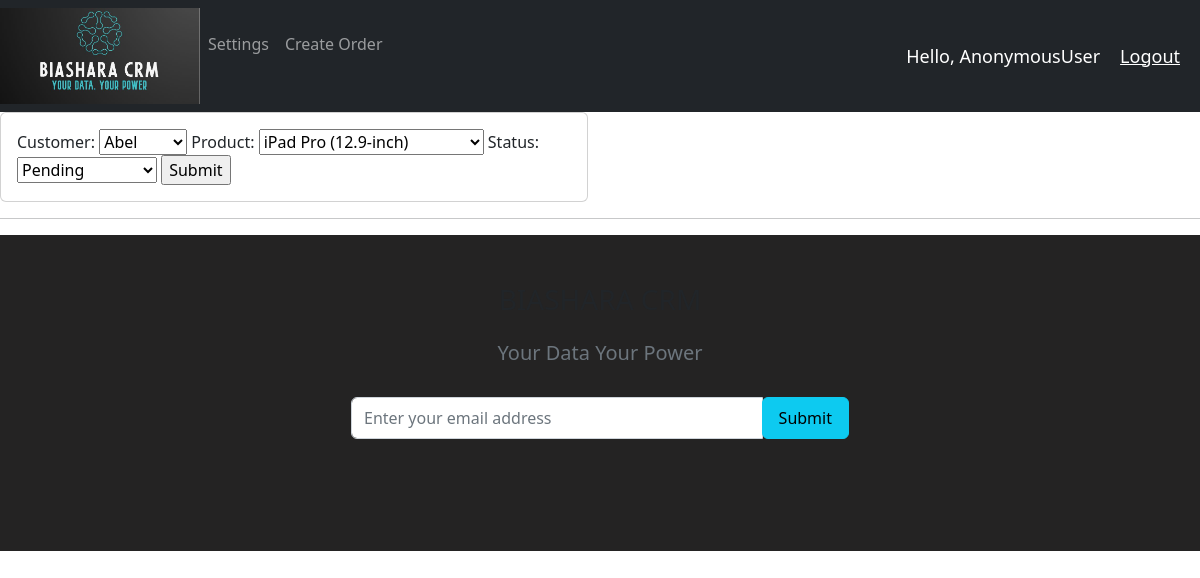
Screenshot of /update_order/37/ with the database file from the repository.
### accounts/models.py (models this page shows, shortened)
class Order(models.Model):
    STATUS = (
        ('Pending', 'Pending'),
        ('Out for delivery', 'Out for delivery'),
        ('Delivered', 'Delivered')
    )
    customer = models.ForeignKey(Customer, null=True, on_delete= models.SET_DEFAULT, default=None)
    product = models.ForeignKey(Product, null=True, on_delete= models.SET_DEFAULT, default=None)
    date_created = models.DateTimeField(auto_now_add=True, null=True)
    status = models.CharField(max_length=200, null=True, choices=STATUS)

### accounts/views.py (the view)
# urls.py: path('update_order/<str:pk>/', views.updateOrder, name="update_order"),
def updateOrder(request, pk):
    order = Order.objects.get(id=pk)
    form = OrderForm(instance=order)
    if request.method =='POST':
        form = OrderForm(request.POST,instance=order)
        if form.is_valid():
            form.save()
            return redirect('/')
    context = {'form':form}
    return render(request, 'accounts/order_form.html', context)

### accounts/forms.py
class OrderForm(ModelForm):
    class Meta:
      model = Order
      fields ='__all__'

### accounts/models.py (called while the page is built)
    def __str__(self):
        return self.name or ''

    def __str__(self):
        return self.name or ''

### accounts/templates/accounts/order_form.html (shortened to what this page needs)
{% extends 'accounts/main.html' %}
{% load static %}
{%  block content %}
<div class="row">
    <div class="col-md-6">
        <div class="card card-body">
         <form action=""method="POST">
            {{form}}
         <input type="submit" name="Submit">
         </form>
        </div>
    </div>
</div>
{% endblock  %}

### rows the page displays
Order: customer "Abel", product "iPad Pro (12.9-inch)", status "Pending"

### other values shown
{{ request.user }} "AnonymousUser"
